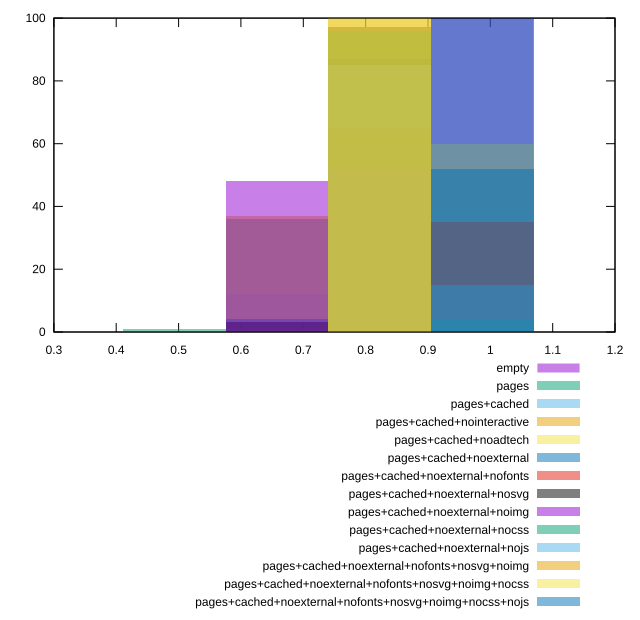

This chart was generated by the following gnuplot code:
reset
set terminal svg size 640, 620 enhanced background rgb 'white'
set output "report_00007_2020-12-11T15:55:29.892Z/uses-http2/comparison/histogram/all_score.svg"

$empty <<EOF
0.9525414687966319 100
EOF

$pages <<EOF
0.47627073439831596 1
0.6350276458644213 12
0.7937845573305267 87
EOF

$pagesCached <<EOF
0.6350276458644213 1
0.7937845573305267 98
0.9525414687966319 1
EOF

$pagesCachedNointeractive <<EOF
0.7937845573305267 97
0.6350276458644213 2
0.9525414687966319 1
EOF

$pagesCachedNoadtech <<EOF
0.7937845573305267 40
0.9525414687966319 60
EOF

$pagesCachedNoexternal <<EOF
0.7937845573305267 48
0.9525414687966319 52
EOF

$pagesCachedNoexternalNofonts <<EOF
0.7937845573305267 42
0.9525414687966319 58
EOF

$pagesCachedNoexternalNosvg <<EOF
0.7937845573305267 100
EOF

$pagesCachedNoexternalNoimg <<EOF
0.7937845573305267 100
EOF

$pagesCachedNoexternalNocss <<EOF
0.7937845573305267 93
0.9525414687966319 7
EOF

$pagesCachedNoexternalNojs <<EOF
0.9525414687966319 17
0.7937845573305267 83
EOF

$pagesCachedNoexternalNofontsNosvgNoimg <<EOF
0.7937845573305267 100
EOF

$pagesCachedNoexternalNofontsNosvgNoimgNocss <<EOF
0.7937845573305267 100
EOF

$pagesCachedNoexternalNofontsNosvgNoimgNocssNojs <<EOF
0.9525414687966319 100
EOF

set key outside below
set boxwidth 0.15875691146610532
set yrange [0:100]
set style fill transparent solid 0.5 noborder

plot \
  $empty title "empty" with boxes, \
  $pages title "pages" with boxes, \
  $pagesCached title "pages+cached" with boxes, \
  $pagesCachedNointeractive title "pages+cached+nointeractive" with boxes, \
  $pagesCachedNoadtech title "pages+cached+noadtech" with boxes, \
  $pagesCachedNoexternal title "pages+cached+noexternal" with boxes, \
  $pagesCachedNoexternalNofonts title "pages+cached+noexternal+nofonts" with boxes, \
  $pagesCachedNoexternalNosvg title "pages+cached+noexternal+nosvg" with boxes, \
  $pagesCachedNoexternalNoimg title "pages+cached+noexternal+noimg" with boxes, \
  $pagesCachedNoexternalNocss title "pages+cached+noexternal+nocss" with boxes, \
  $pagesCachedNoexternalNojs title "pages+cached+noexternal+nojs" with boxes, \
  $pagesCachedNoexternalNofontsNosvgNoimg title "pages+cached+noexternal+nofonts+nosvg+noimg" with boxes, \
  $pagesCachedNoexternalNofontsNosvgNoimgNocss title "pages+cached+noexternal+nofonts+nosvg+noimg+nocss" with boxes, \
  $pagesCachedNoexternalNofontsNosvgNoimgNocssNojs title "pages+cached+noexternal+nofonts+nosvg+noimg+nocss+nojs" with boxes, \


reset
